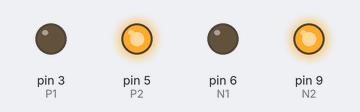
A sketch run on a simulated Arduino Uno, built with avr-gcc and run on an emulated ATmega328P. Parts: output pins drawn as LEDs (lit = HIGH).

Above: at 0.6 s.
At 2.3 s:
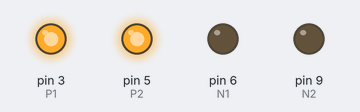
At 4.0 s:
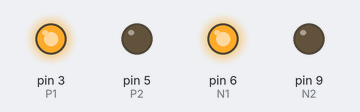
Timing chart, 0 to 5.3 s (numbered marks = the images above):
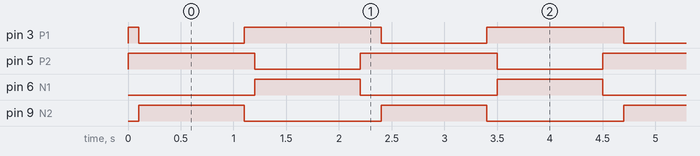

The sketch:

H-Bridge-Motors.ino
```cpp
  int P1 = 3;
  int P2 = 5;
  int N1 = 6;
  int N2 = 9;

void setup() {
  // put your setup code here, to run once:
  pinMode(P1, OUTPUT);
  pinMode(P2, OUTPUT);
  pinMode(N1, OUTPUT);
  pinMode(N2, OUTPUT);
}

void loop() {
  // put your main code here, to run repeatedly:
  stop();
  delay(100);

  turnRight();
  delay(1000);

  stop();
  delay(100);

  turnLeft();
  delay(1000);

  stop();
  delay(100);
}

void stop(){
  digitalWrite(P1, HIGH);
  digitalWrite(P2, HIGH);
  digitalWrite(N1, LOW);
  digitalWrite(N2, LOW);
}

void turnRight(){
  digitalWrite(P1, LOW);
  digitalWrite(P2, HIGH);
  digitalWrite(N1, LOW);
  digitalWrite(N2, HIGH);
}

void turnLeft(){
  digitalWrite(P1, HIGH);
  digitalWrite(P2, LOW);
  digitalWrite(N1, HIGH);
  digitalWrite(N2, LOW);
}
```

Measured:
- by itself, pin 3 (P1): repeats every 2.3 s: LOW 1.0 s, HIGH 1.3 s
- by itself, pin 5 (P2): alternates HIGH for 1.3 s and LOW for 1.0 s
- by itself, pin 6 (N1), pin 9 (N2): alternates HIGH for 1.0 s and LOW for 1.3 s
